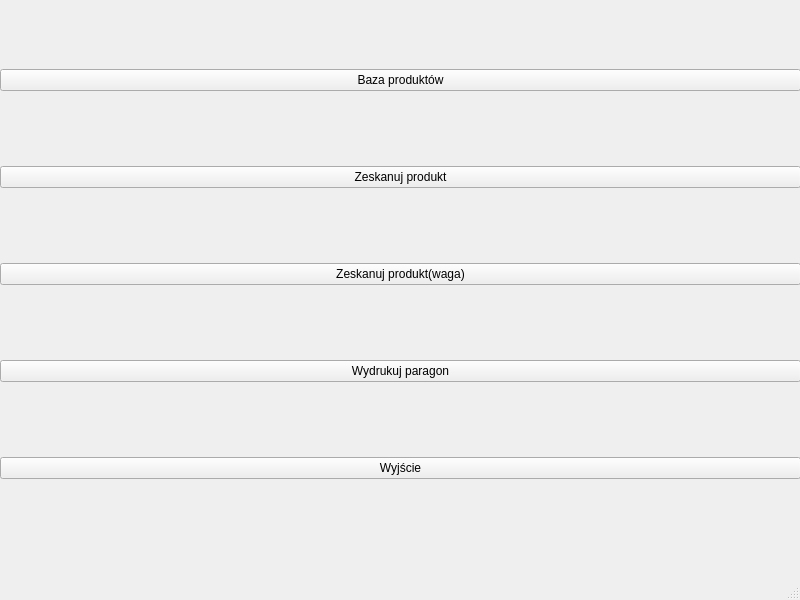
<?xml version="1.0" encoding="UTF-8"?>
<ui version="4.0">
 <class>MainWindow</class>
 <widget class="QMainWindow" name="MainWindow">
  <property name="geometry">
   <rect>
    <x>0</x>
    <y>0</y>
    <width>800</width>
    <height>600</height>
   </rect>
  </property>
  <property name="windowTitle">
   <string>MainWindow</string>
  </property>
  <widget class="QWidget" name="centralwidget">
   <widget class="QWidget" name="verticalLayoutWidget">
    <property name="geometry">
     <rect>
      <x>0</x>
      <y>0</y>
      <width>801</width>
      <height>551</height>
     </rect>
    </property>
    <layout class="QVBoxLayout" name="verticalLayout">
     <item>
      <widget class="QPushButton" name="productListBtn">
       <property name="text">
        <string>Baza produktów</string>
       </property>
      </widget>
     </item>
     <item>
      <widget class="QPushButton" name="scanProductBtn">
       <property name="text">
        <string>Zeskanuj produkt</string>
       </property>
      </widget>
     </item>
     <item>
      <widget class="QPushButton" name="scanProductWScaleBtn">
       <property name="text">
        <string>Zeskanuj produkt(waga)</string>
       </property>
      </widget>
     </item>
     <item>
      <widget class="QPushButton" name="printReceiptBtn">
       <property name="text">
        <string>Wydrukuj paragon</string>
       </property>
      </widget>
     </item>
     <item>
      <widget class="QPushButton" name="exitBtn">
       <property name="text">
        <string>Wyjście</string>
       </property>
      </widget>
     </item>
    </layout>
   </widget>
  </widget>
  <widget class="QMenuBar" name="menubar">
   <property name="geometry">
    <rect>
     <x>0</x>
     <y>0</y>
     <width>800</width>
     <height>22</height>
    </rect>
   </property>
  </widget>
  <widget class="QStatusBar" name="statusbar"/>
 </widget>
 <resources/>
 <connections/>
</ui>
